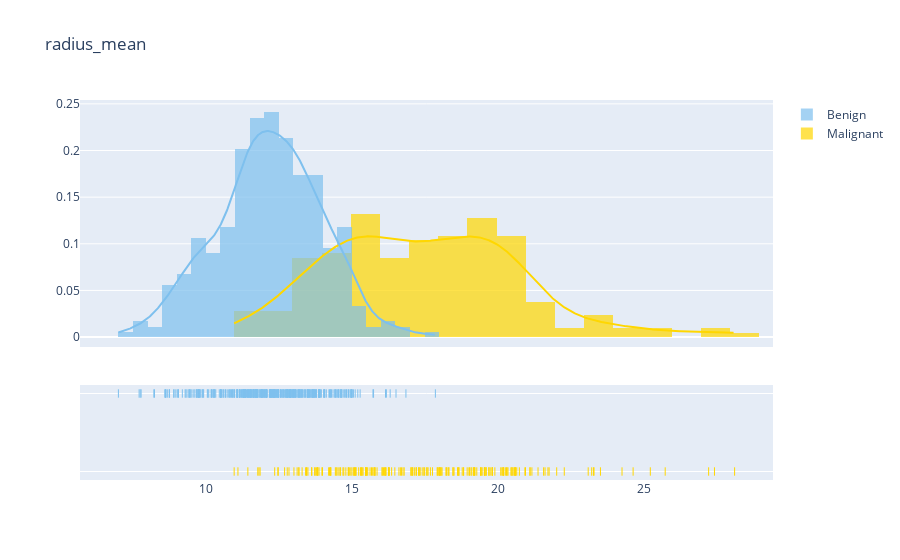

Here is the notebook cell this chart was saved with:
### Code cell
#radius_mean
plot_distribution('radius_mean', 0)

### Figure 1 — Plotly figure (JSON) as saved in the notebook; plotly's stock layout.template omitted (floating-point values rounded to 4 significant figures; data arrays with more than 128 entries replaced by an {"elided": "..."} marker saying what was removed)
{"data": [{"autobinx": false, "histnorm": "probability density", "legendgroup": "Malignant", "marker": {"color": "#FFD700"}, "name": "Malignant", "opacity": 0.7, "type": "histogram", "x": {"elided": "212 float values"}, "xaxis": "x", "xbins": {"end": 28.11, "size": 0, "start": 10.95}, "yaxis": "y"}, {"autobinx": false, "histnorm": "probability density", "legendgroup": "Benign", "marker": {"color": "#7EC0EE"}, "name": "Benign", "opacity": 0.7, "type": "histogram", "x": {"elided": "357 float values"}, "xaxis": "x", "xbins": {"end": 17.85, "size": 0, "start": 6.981}, "yaxis": "y"}, {"legendgroup": "Malignant", "marker": {"color": "#FFD700"}, "mode": "lines", "name": "Malignant", "showlegend": false, "type": "scatter", "x": {"elided": "500 float values"}, "xaxis": "x", "y": {"elided": "500 float values"}, "yaxis": "y"}, {"legendgroup": "Benign", "marker": {"color": "#7EC0EE"}, "mode": "lines", "name": "Benign", "showlegend": false, "type": "scatter", "x": {"elided": "500 float values"}, "xaxis": "x", "y": {"elided": "500 float values"}, "yaxis": "y"}, {"legendgroup": "Malignant", "marker": {"color": "#FFD700", "symbol": "line-ns-open"}, "mode": "markers", "name": "Malignant", "showlegend": false, "type": "scatter", "x": {"elided": "212 float values"}, "xaxis": "x", "y": {"elided": "212 str values"}, "yaxis": "y2"}, {"legendgroup": "Benign", "marker": {"color": "#7EC0EE", "symbol": "line-ns-open"}, "mode": "markers", "name": "Benign", "showlegend": false, "type": "scatter", "x": {"elided": "357 float values"}, "xaxis": "x", "y": {"elided": "357 str values"}, "yaxis": "y2"}], "layout": {"barmode": "overlay", "hovermode": "closest", "legend": {"traceorder": "reversed"}, "title": {"text": "radius_mean"}, "xaxis": {"anchor": "y2", "domain": [0, 1], "zeroline": false}, "yaxis": {"anchor": "free", "domain": [0.35, 1], "position": 0}, "yaxis2": {"anchor": "x", "domain": [0, 0.25], "dtick": 1, "showticklabels": false}}}
